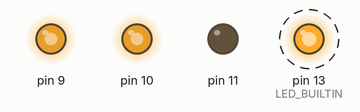
Simulated run of this sketch. Board: Arduino Uno, built with avr-gcc and run on an emulated ATmega328P. Shown: output pins drawn as LEDs (lit = HIGH). Dashed ring = blinking.

Above: at 0.5 s.
Timing chart, 0 to 4.6 s (numbered marks = the images above):
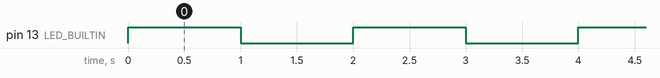

The sketch:

outputs.ino
```cpp
// C++ code
//
void setup()
{
  pinMode(11, OUTPUT);
  pinMode(9, OUTPUT);
  pinMode(10, OUTPUT);
  pinMode(LED_BUILTIN, OUTPUT);

  analogWrite(11, 0);
  analogWrite(9, 204);
  analogWrite(10, 204);
}

void loop()
{
  digitalWrite(LED_BUILTIN, HIGH);
  delay(1000); // Wait for 1000 millisecond(s)
  digitalWrite(LED_BUILTIN, LOW);
  delay(1000); // Wait for 1000 millisecond(s)
}
```

Measured:
- by itself, pin 13 (LED_BUILTIN): alternates HIGH for 1.0 s and LOW for 1.0 s
